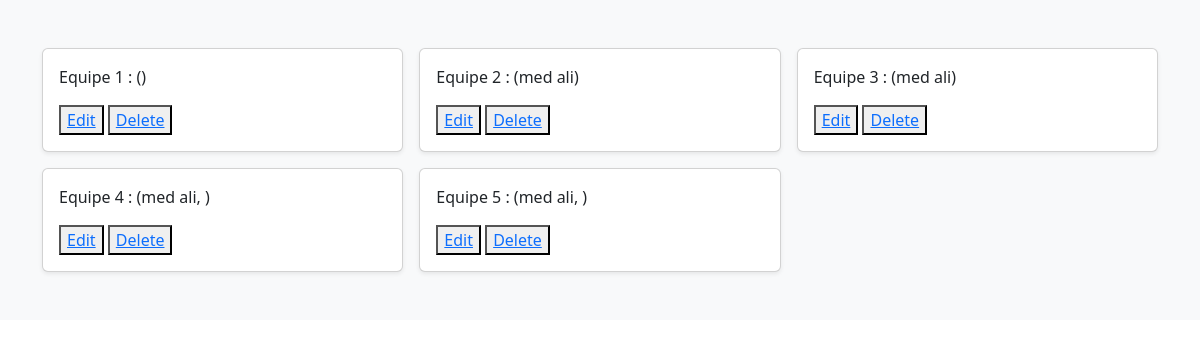
The app's page /ArtyProd/equipelist/ (signed in) with its own data.
### ArtyProd/models.py (models this page shows, shortened)
class Equipe(models.Model):
    personnels=models.ManyToManyField(Personnel)
    def __str__(self):
        personnel_list = ", ".join(personnel.nom for personnel in self.personnels.all())
        i=self.id
        return f"Equipe {i} : ({personnel_list})"

class Personnel(models.Model):
    user = models.OneToOneField(CustomUser, on_delete=models.CASCADE,default=None)
    nom=models.CharField(max_length=255)
    fichier_CV=models.FileField(upload_to='uploads/',max_length=255,default=None)
    fichier_photo=models.ImageField(upload_to='media/',max_length=255,default=None)
    lien_linkedln=models.CharField(max_length=255,default="")

### ArtyProd/views.py (the view)
# urls.py: path('equipelist/',views.EquipeList),
@login_required
def EquipeList(request):
    list=Equipe.objects.all()
    return render( request,'ArtyProd/equipelist.html',{'list':list})

### ArtyProd/templates/ArtyProd/equipelist.html (shortened to what this page needs)
{% block content %}
{% load bootstrap5 %}
{% bootstrap_css %}
<form method='POST' class="post-form">
<div class="album py-5 bg-light">
  <div class="container">
    <div class="row row-cols-1 row-cols-sm-2 row-cols-md-3 g-3">
      {% for equipe in list %}
      <div class="col ">
        <div class="card shadow-sm">
          <div class="card-body">
               <p> {{equipe}} </p>
               <button><a href="{% url 'equipe-edit' equipe.pk %}">Edit</a>   </button>
               <button><a href="{% url 'delete-equipe' equipe.pk %}">Delete</a>   </button>
          </div>
        </div>
      </div>
      {% endfor %}
    </div>
  </div>
</div>
{% endblock %}

### records on screen
Equipe: id "Equipe 1 : ()"
Equipe: id.nom "Equipe 2 : (med ali)"
Equipe: id.nom "Equipe 3 : (med ali)"
Equipe: id.nom "Equipe 4 : (med ali, )"
Equipe: id.nom "Equipe 5 : (med ali, )"
